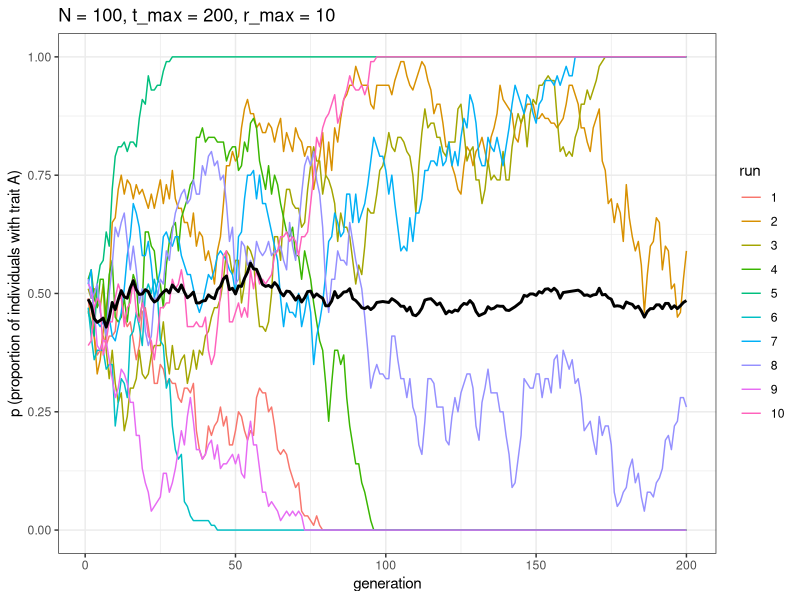
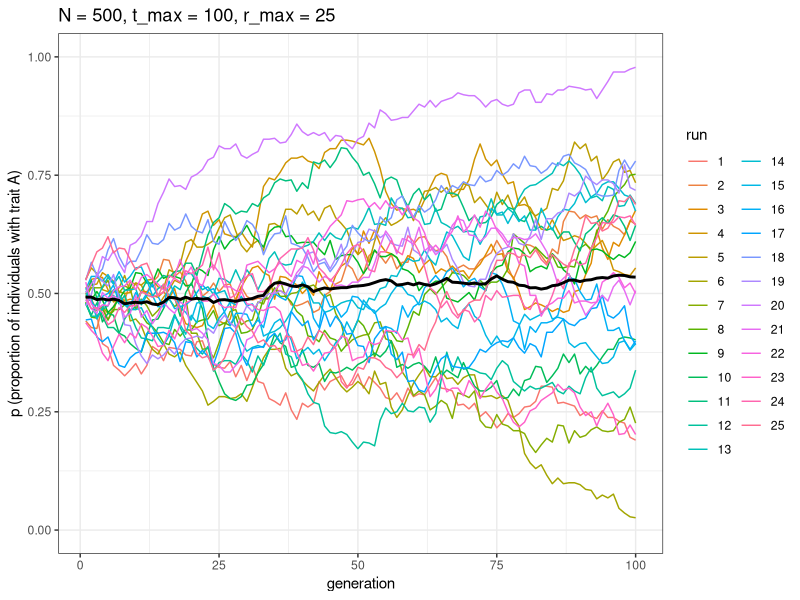

Write the R code that produced these figures, in order. (Note: a time limit stopped this script after it produced the figures.)
######
# Git test for group made my Morgan 2-1-2021

######

library(tidyverse); library(patchwork)

#####################################################################################


##### unnbiased model 2 from CH1


### run multiple simulations and plot their results
# Scaling up

### a new function to run multipe sims at once
unbiased_transmission_2 <- function(N, t_max, r_max) {
  output <- tibble(generation = rep(1:t_max, r_max), 
                   p = as.numeric(rep(NA, t_max * r_max)), 
                   run = as.factor(rep(1:r_max, each = t_max))) 
  # For each run
  for (r in 1:r_max) { 
    # Create first generation
    population <- tibble(trait = sample(c("A", "B"), N, replace = TRUE))
    
    # Add first generation's p for run r
    output[output$generation == 1 & output$run == r, ]$p <-
      sum(population$trait == "A") / N 
    
    # For each generation
    for (t in 2:t_max) {
      # Copy individuals to previous_population tibble
      previous_population <- population 
      
      # Randomly copy from previous generation
      population <- tibble(trait = sample(previous_population$trait, N, replace = TRUE))
      
      # Get p and put it into output slot for this generation t and run r
      output[output$generation == t & output$run == r, ]$p <- 
        sum(population$trait == "A") / N 
    }
  }
  # Export data from function
  output 
}
### quick plotting function for multiple runs

plot_multiple_runs <- function(data_model) {
  ggplot(data = data_model, aes(y = p, x = generation)) +
    geom_line(aes(colour = run)) +
    stat_summary(fun = mean, geom = "line", size = 1) +
    ylim(c(0, 1)) +
    theme_bw() +
    labs(y = "p (proportion of individuals with trait A)")
}

#####################################################################################

### everyone add a different version with different N, t_max with 10 runs and plot it

morgan_run <- unbiased_transmission_2(N = 100, t_max = 200, r_max = 10)
morgan_plot <- plot_multiple_runs(morgan_run) + ggtitle("N = 100, t_max = 200, r_max = 10")
morgan_plot

### add your own below
benny_run <- unbiased_transmission_2(N = 500, t_max = 100, r_max = 25)
benny_plot <- plot_multiple_runs(benny_run) + ggtitle("N = 500, t_max = 100, r_max = 25")
benny_plot 

#look ma I did it!
claire_run <- unbiased_transmission_2(N = 1000, t_max = 500, r_max = 30)
claire_plot <- plot_multiple_runs(claire_run) + ggtitle("N = 1000, t_max = 500, r_max = 30")
claire_plot 

claire_run2 <- unbiased_transmission_2(N = 1000, t_max = 500, r_max = 5)
claire_plot2 <- plot_multiple_runs(claire_run2) + ggtitle("N = 1000, t_max = 500, r_max = 5")
claire_plot2 

### spot for ryan



### group plot
group_plot <- morgan_plot + benny_plot + claire_plot + claire_plot2
group_plot



unbiased_mutation <- function(N, mu, p_0, t_max, r_max) {
  # Create the output tibble
  output <- tibble(generation = rep(1:t_max, r_max), 
                   p = as.numeric(rep(NA, t_max * r_max)), 
                   run = as.factor(rep(1:r_max, each = t_max))) 
  
  for (r in 1:r_max) {
    population <- tibble(trait = sample(c("A", "B"), N, replace = TRUE, 
                                        prob = c(p_0, 1 - p_0)))
    # Add first generation's p for run r
    output[output$generation == 1 & output$run == r, ]$p <- 
      sum(population$trait == "A") / N 
    for (t in 2:t_max) {
      # Copy individuals to previous_population tibble
      previous_population <- population 
      
      # Determine 'mutant' individuals
      mutate <- sample(c(TRUE, FALSE), N, prob = c(mu, 1 - mu), replace = TRUE) 
      
      # If there are 'mutants' from A to B
      if (nrow(population[mutate & previous_population$trait == "A", ]) > 0) { 
        # Then flip them to B
        population[mutate & previous_population$trait == "A", ]$trait <- "B" 
      }
      
      # If there are 'mutants' from B to A
      if (nrow(population[mutate & previous_population$trait == "B", ]) > 0) { 
        # Then flip them to A
        population[mutate & previous_population$trait == "B", ]$trait <- "A" 
      }
      
      # Get p and put it into output slot for this generation t and run r
      output[output$generation == t & output$run == r, ]$p <- 
        sum(population$trait == "A") / N 
    }
  }
  # Export data from function
  output 
}

biased_mutation <- function(N, mu_b, p_0, t_max, r_max) {
  # Create the output tibble
  output <- tibble(generation = rep(1:t_max, r_max), 
                   p = as.numeric(rep(NA, t_max * r_max)), 
                   run = as.factor(rep(1:r_max, each = t_max)))
  
  for (r in 1:r_max) {
    population <- tibble(trait = sample(c("A", "B"), N, replace = TRUE, 
                                        prob = c(p_0, 1 - p_0)))
    # Add first generation's p for run r
    output[output$generation == 1 & output$run == r, ]$p <- 
      sum(population$trait == "A") / N 
    for (t in 2:t_max) {
      # Copy individuals to previous_population tibble
      previous_population <- population 
      
      # Determine 'mutant' individuals
      mutate <- sample(c(TRUE, FALSE), N, prob = c(mu_b, 1 - mu_b), replace = TRUE) 
      
      # If there are 'mutants' from B to A
      if (nrow(population[mutate & previous_population$trait == "B", ]) > 0) {
        # Then flip them to A
        population[mutate & previous_population$trait == "B", ]$trait <- "A"
      }
      # Get p and put it into output slot for this generation t and run r
      output[output$generation == t & output$run == r, ]$p <- 
        sum(population$trait == "A") / N 
    }
  }
  # Export data from function
  output 
}

biased_transmission_direct <- function (N, s_a, s_b, p_0, t_max, r_max) {
  
  output <- tibble(generation = rep(1:t_max, r_max), 
                   p = as.numeric(rep(NA, t_max * r_max)), 
                   run = as.factor(rep(1:r_max, each = t_max)))
  
  for (r in 1:r_max) {
    # Create first generation
    population <- tibble(trait = sample(c("A", "B"), N, 
                                        replace = TRUE, prob = c(p_0, 1 - p_0))) 
    
    # Add first generation's p for run r
    output[output$generation == 1 & output$run == r, ]$p <- 
      sum(population$trait == "A") / N 
    
    for (t in 2:t_max) {
      # Copy individuals to previous_population tibble
      previous_population <- population 
      
      # For each individual, pick a random individual from the previous generation
      demonstrator_trait <- 
        tibble(trait = sample(previous_population$trait, N, replace = TRUE)) 
      
      # Biased probabilities to copy:
      s_a_fluct <- rnorm(1,mean = s_a, sd = s_a/10)
      s_b_fluct <- rnorm(1,mean = s_b, sd = s_b/10)
      copy_a <- sample(c(TRUE, FALSE), N, prob = c(s_a_fluct, 1 - s_a_fluct), replace = TRUE) 
      copy_b <- sample(c(TRUE, FALSE), N, prob = c(s_b_fluct, 1 - s_b_fluct), replace = TRUE) 
      
      # If the demonstrator has trait A and the individual wants to copy A, then copy A
      if (nrow(population[copy_a & demonstrator_trait$trait == "A", ]) > 0) {
        population[copy_a & demonstrator_trait$trait == "A", ]$trait <- "A" 
      }  
      
      # If the demonstrator has trait B and the individual wants to copy B, then copy B
      if (nrow(population[copy_b & demonstrator_trait$trait == "B", ]) > 0) {
        population[copy_b & demonstrator_trait$trait == "B", ]$trait <- "B" 
      }  
      # Get p and put it into output slot for this generation t and run r
      output[output$generation == t & output$run == r, ]$p <- 
        sum(population$trait == "A") / N 
    }
  }
  # Export data from function
  output 
}

benny_run2 <- unbiased_mutation(N = 500, mu = 0.1, p_0 = 0.1, t_max = 100, r_max = 25)
benny_plot <- plot_multiple_runs(benny_run2) + ggtitle("N = 500, mu = 0.1, t_max = 100, r_max = 25")
benny_plot 

benny_run3 <- biased_mutation(N = 500, mu = 0.1, p_0 = 0.1, t_max = 100, r_max = 25)
benny_plot <- plot_multiple_runs(benny_run3) + ggtitle("N = 500, mu = 0.1, t_max = 100, r_max = 25")
benny_plot 

benny_run4 <- biased_transmission_direct(N = 50, s_a = 0.25, s_b = 0.23, p_0 = 0.1, t_max = 100, r_max = 25)
benny_plot <- plot_multiple_runs(benny_run4) + ggtitle("N = 50, s_a = 0.25, s_b = 0.23\nt_max = 100, r_max = 25")
benny_plot

library(tidyverse)

N <- 100
p_0 <- 0.5
D <- 1

# Create first generation
population <- tibble(trait = sample(c("A", "B"), N, 
                                    replace = TRUE, prob = c(p_0, 1 - p_0))) 

# Create a tibble with a set of 3 randomly-picked demonstrators for each agent
demonstrators <- tibble(dem1 = sample(population$trait, N, replace = TRUE), 
                        dem2 = sample(population$trait, N, replace = TRUE), 
                        dem3 = sample(population$trait, N, replace = TRUE))

# Visualise the tibble
demonstrators

# Get the number of As in each 3-demonstrator combinations
num_As <- rowSums(demonstrators == "A")

# For 3-demonstrator combinations with all As, set to A
population$trait[num_As == 3] <- "A"  
# For 3-demonstrator combinations with all Bs, set to B
population$trait[num_As == 0] <- "B"  

prob_majority <- sample(c(TRUE, FALSE), 
                        prob = c((2/3 + D/3), 1 - (2/3 + D/3)), N, replace = TRUE)

demonstrators <- add_column(demonstrators, new_trait = population$trait)

# Visualise the tibble
demonstrators
prob_minority <- sample(c(TRUE, FALSE), 
                        prob = c((1/3 - D/3), 1 - (1/3 - D/3)), N, replace = TRUE)

# 3-demonstrator combinations with two As and one B
if (nrow(population[prob_majority & num_As == 2, ]) > 0) {
  population[prob_majority & num_As == 2, ] <- "A"
}
if (nrow(population[prob_majority == FALSE & num_As == 2, ]) > 0) {
  population[prob_majority == FALSE & num_As == 2, ] <- "B"
}  

# 3-demonstrator combinations with one A and two Bs
if (nrow(population[prob_minority & num_As == 1, ]) > 0) {
  population[prob_minority & num_As == 1, ] <- "A"
}
if (nrow(population[prob_minority == FALSE & num_As == 1, ]) > 0) {
  population[prob_minority == FALSE & num_As == 1, ] <- "B"
}  

demonstrators <- add_column(demonstrators, new_trait = population$trait)

# Visualise the tibble
demonstrators

conformist_transmission <- function (N, p_0, D, t_max, r_max) {
  
  output <- tibble(generation = rep(1:t_max, r_max), 
                   p = as.numeric(rep(NA, t_max * r_max)), 
                   run = as.factor(rep(1:r_max, each = t_max)))
  
  for (r in 1:r_max) {
    # Create first generation
    population <- tibble(trait = sample(c("A", "B"), N, 
                                        replace = TRUE, prob = c(p_0, 1 - p_0)))
    
    # Add first generation's p for run r
    output[output$generation == 1 & output$run == r, ]$p <- 
      sum(population$trait == "A") / N 
    
    for (t in 2:t_max) {
      
      # Create a tibble with a set of 3 randomly-picked demonstrators for each agent
      #demonstrators <- tibble(dem1 = sample(population$trait, N, replace = TRUE), 
       #                       dem2 = sample(population$trait, N, replace = TRUE), 
        #                      dem3 = sample(population$trait, N, replace = TRUE))
      #alternative version
      demonstrators <- matrix(sample(population$trait, 3*N, replace = TRUE), nrow(population), 3)
      
      # Get the number of As in each 3-demonstrator combinations
      #num_As <- rowSums(demonstrators == "A")
      num_As <- apply(demonstrators, 1, function(d) sum(d == "A"))
      
      # For 3-demonstrator combinations with all As, set to A
      population$trait[num_As == 3] <- "A"  
      # For 3-demonstrator combinations with all Bs, set to B
      population$trait[num_As == 0] <- "B"  
      
      prob_majority <- sample(c(TRUE, FALSE), 
                              prob = c((2/3 + D/3), 1 - (2/3 + D/3)), N, replace = TRUE)
      prob_minority <- sample(c(TRUE, FALSE), 
                              prob = c((1/3 - D/3), 1 - (1/3 - D/3)), N, replace = TRUE)
      
      # 3-demonstrator combinations with two As and one B
      if (nrow(population[prob_majority & num_As == 2, ]) > 0) {
        population[prob_majority & num_As == 2, ] <- "A"
      }
      if (nrow(population[prob_majority == FALSE & num_As == 2, ]) > 0) {
        population[prob_majority == FALSE & num_As == 2, ] <- "B"
      }  
      # 3-demonstrator combinations with one A and two Bs
      if (nrow(population[prob_minority & num_As == 1, ]) > 0) {
        population[prob_minority & num_As == 1, ] <- "A"
      }
      if (nrow(population[prob_minority == FALSE & num_As == 1, ]) > 0) {
        population[prob_minority == FALSE & num_As == 1, ] <- "B"
      }  
      
      # Get p and put it into output slot for this generation t and run r
      output[output$generation == t & output$run == r, ]$p <- 
        sum(population$trait == "A") / N 
    }
  }
  # Export data from function
  output  
}

data_model <- conformist_transmission(N = 1000, p_0 = 0.5, D = 1, t_max = 50, r_max = 10)
plot_multiple_runs(data_model)

data_model <- conformist_transmission(N = 1000, p_0 = 0.5, D = 0, t_max = 50, r_max = 10)
plot_multiple_runs(data_model)

data_model <- conformist_transmission(N = 1000, p_0 = 0.55, D = 1, t_max = 50, r_max = 10)
plot_multiple_runs(data_model)

data_model <- conformist_transmission(N = 1000, p_0 = 0.45, D = 1, t_max = 50, r_max = 10)
plot_multiple_runs(data_model)
